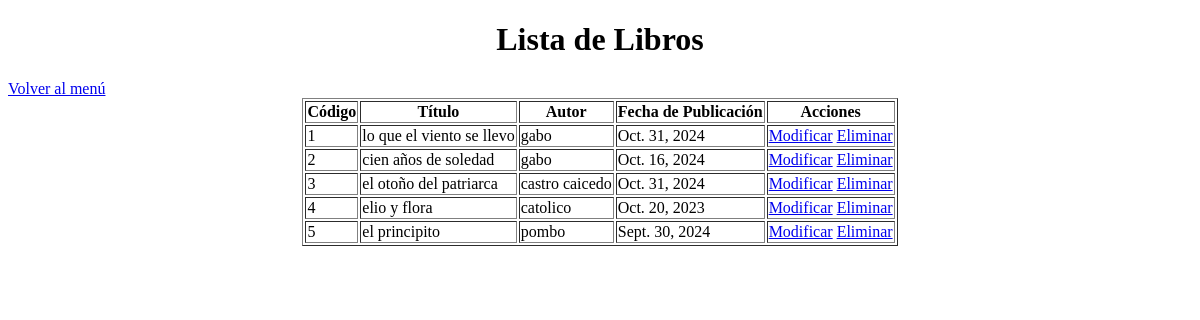
Page /listar/ on the earlier database version.
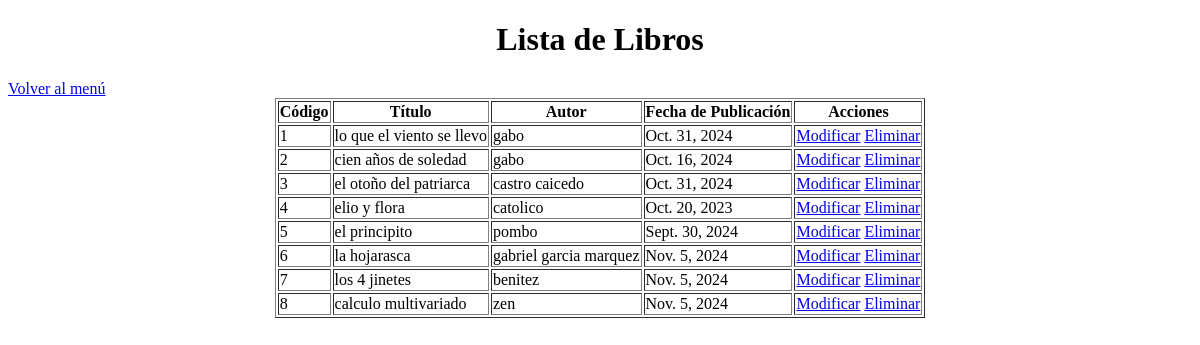
Same page on the later database version.
### libroapp/models.py (models this page shows, shortened)
class Libro(models.Model):
    codigo = models.AutoField(primary_key=True)
    titulo = models.CharField(max_length=200)
    autor = models.CharField(max_length=100)
    fecha_publicacion = models.DateField()

### libroapp/views.py (the view)
# urls.py: path('listar/', views.listar_libros, name='listar_libros'),
def listar_libros(request):
    libros = Libro.objects.all()
    return render(request, 'biblioteca/listar_libros.html', {'libros': libros})

### libroapp/templates/biblioteca/listar_libros.html (shortened to what this page needs)
<!DOCTYPE html>
<html lang="es">
<head>
</head>
<body>
   <center> <h1>Lista de Libros</h1></center>
    <a href="{% url 'menu' %}">Volver al menú</a>
    <center>
    <table border="1">
        <thead>
            <tr>
                <th>Código</th>
                <th>Título</th>
                <th>Autor</th>
                <th>Fecha de Publicación</th>
                <th>Acciones</th>
            </tr>
        </thead>
        <tbody>
            {% for libro in libros %}
                <tr>
                    <td>{{ libro.codigo }}</td>
                    <td>{{ libro.titulo }}</td>
                    <td>{{ libro.autor }}</td>
                    <td>{{ libro.fecha_publicacion }}</td>
                    <td>
                        <a href="{% url 'modificar_libro' libro.codigo %}">Modificar</a>
                        <a href="{% url 'eliminar_libro' libro.codigo %}">Eliminar</a>
                    </td>
                </tr>
            {% empty %}
                <tr>
                    <td colspan="5">No hay libros disponibles</td>
                </tr>
            {% endfor %}
        </tbody>
    </table></center>
</body>
</html>

Differences in the rows shown:
added Libro: codigo "6", titulo "la hojarasca", autor "gabriel garcia marquez", fecha_publicacion "Nov. 5, 2024"
added Libro: codigo "7", titulo "los 4 jinetes", autor "benitez", fecha_publicacion "Nov. 5, 2024"
added Libro: codigo "8", titulo "calculo multivariado", autor "zen", fecha_publicacion "Nov. 5, 2024"
